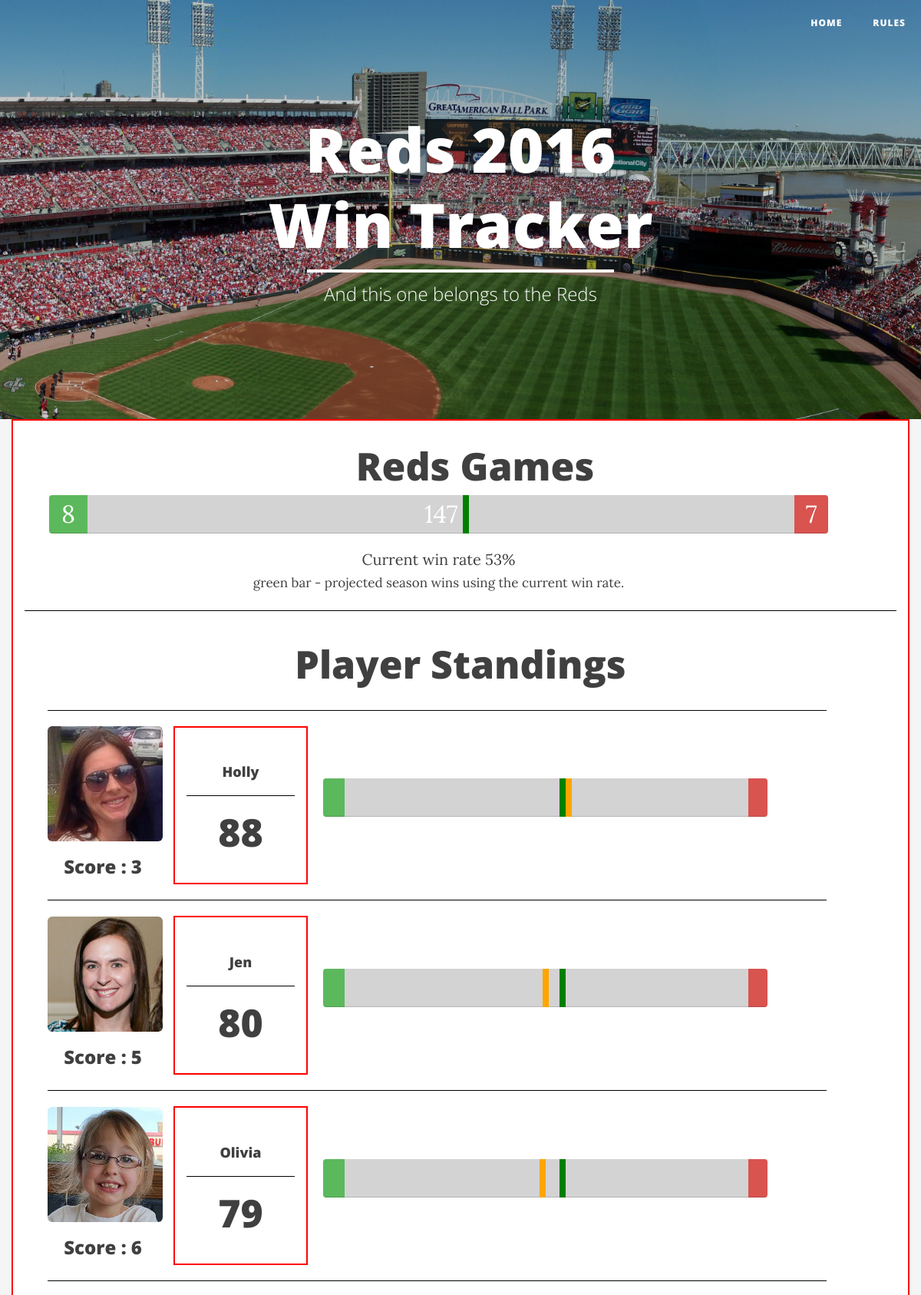
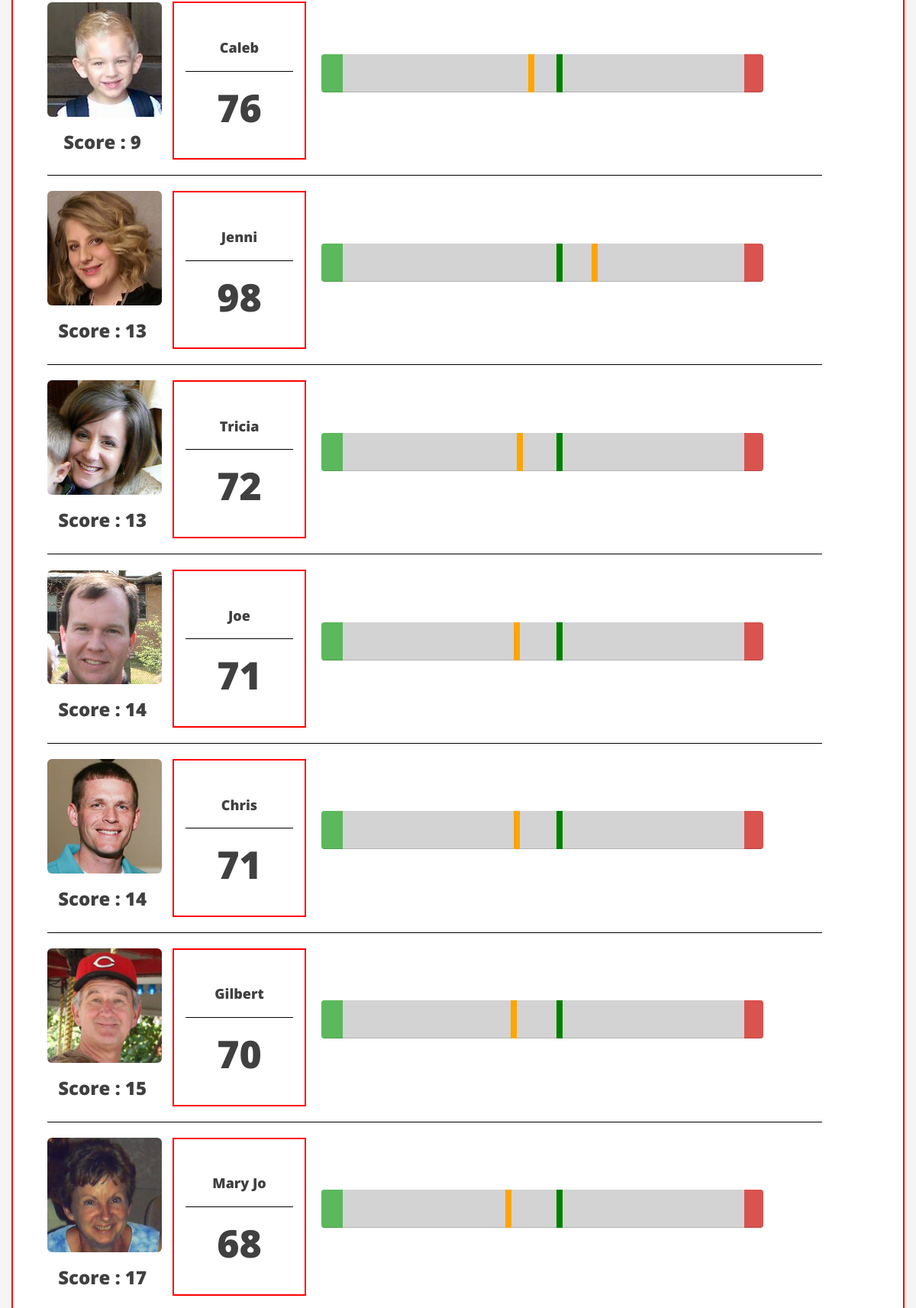
The page / (upper part) on the database its author committed (2 pictures, top to bottom).
### stats/models.py (models this page shows, shortened)
class RedsData(models.Model):
    lastGamePlayed = models.DateField(primary_key=True)
    won = models.IntegerField(default=0)
    lost = models.IntegerField(default=0)
    total_games = 162
    def games_played(self):
        return self.won+self.lost
    def games_left(self):
        return self.total_games - self.games_played()
    def perc_won(self):
        return self.won/self.total_games*100
    def perc_lost(self):
        return self.lost/self.total_games*100
    def perc_left(self):
        return self.games_left()/self.total_games*100
    def currwinrate(self):
        return int(round(self.won/self.games_played()*100))
    def wins_proj(self):
        return int(self.total_games*(self.currwinrate()/100))

class Player(models.Model):
    name = models.CharField(max_length=20, primary_key=True)
    guess = models.IntegerField(default=0)
    def total_games(self):
        return 162
    def perc_guess(self):
        return self.guess/self.total_games()*100
    def __getitem__(self, item):
        return getattr(self, item)

### stats/views.py (the view)
# urls.py: url(r'^$', MainView.as_view(), name='index'),
class MainView(TemplateView):
    template_name = 'stats/index.html'
    def get_context_data(self, **kwargs):
        context = super(MainView, self).get_context_data(**kwargs)
        context['all_players'] = self.get_all_players
        context['reds_data'] = self.get_reds_data
        return context
    def get_all_players(self):
        context = {}
        all_players = Player.objects.all()
        reds_data = RedsData.objects.all()
        data = ([d.wins_proj() for d in reds_data])
        for p in all_players:
            p.score = abs(int(data[0])-p.guess)
        context['players'] = all_players
        return context
    def get_reds_data(self):
        context = {}
        reds_data = RedsData.objects.all()
        context['data'] = reds_data
        return context

### stats/templates/stats/index.html
{% extends "base.html" %}
{% load staticfiles %}
{% block primary %}
<div class="container home-container myborder">
    <section id="header" xmlns="http://www.w3.org/1999/html">
        <div class="container home-container">
            <h1>Reds Games</h1>
            {% for data in reds_data.data %}
            <div class="col-lg-11">
                <div class="progress progress-bar-height">
                    <div class="progress-bar progress-bar-success" style="width: {{ data.perc_won }}%">
                    {{ data.won }}
                    </div>
                    <div class="progress-bar progress-bar-neutral" style="width: {{ data.perc_left}}%">
                    {{ data.games_left }}
                    </div>
                    <div class="progress-bar progress-bar-danger" style="width: {{ data.perc_lost }}%">
                    {{ data.lost }}
                    </div>
                    <div class="progress-bar-height progress-bar-milestone" style="background: green;
                        left: {{ data.currwinrate }}%; " title="{{ data.wins_proj }} projected wins ">
                    </div>
                </div>
                Current win rate {{ data.currwinrate }}% <br>
                <small>green bar - projected season wins using the current win rate.</small><br>
            </div>
            {% endfor %}
        </div>
    </section>
    <hr>
    <section id="header">
        <h1>Player Standings</h1>
    </section>
    <section id="players">
        <div class="container home-container">
            {% for playa in all_players.players|dictsort:"score" %}
            <div class="col-lg-11 col-md-12 col-sm-12 col-xs-12 staff-profile vcenter">
                <hr>
                <div class="row">
                    <div class="col-lg-2 col-md-3 col-sm-3 col-xs-7 vcenter text-center">
                        {% with 'img/Profiles/'|add:playa.name|add:'.jpg' as profimage %}
                            <img class="img-rounded" src="{% static profimage %}">
                        {% endwith %}
                        <h3>Score : {{ playa.score }}</h3>
                    </div>
                    {% for data in reds_data.data %}
                    <div class="col-lg-2 col-md-2 col-sm-2 col-xs-2 vcenter text-center myborder">
                        <br>
                        <h4>{{ playa.name }}</h4>
                        <hr>
                        <h1>{{ playa.guess }}</h1>
                        <br>
                    </div>
                    <div class="col-lg-7 col-md-6 col-sm-6 col-xs-12 vcenter">
                            <div class="progress progress-bar-height">
                                <div class="progress-bar progress-bar-success" style="width: {{ data.perc_won }}%"
                                        title="{{ data.won }} Wins"></div>
                                <div class="progress-bar progress-bar-neutral" style="width: {{ data.perc_left}}%"
                                        title="{{ data.games_left }} Left"></div>
                                <div class="progress-bar progress-bar-danger" style="width: {{ data.perc_lost }}%"
                                        title="{{ data.lost }} Lost"></div>
                                <div class="progress-bar-height progress-bar-milestone" style="background: green;
                                        left: {{ data.currwinrate }}%; " title="{{ data.wins_proj }} projected wins ">
                                </div>
                                <div class="progress-bar-height progress-bar-milestone" style="background: orange;
                                        left: {{ playa.perc_guess }}%; " title="Guess: {{ playa.guess }}">
                                </div>
                            </div>
                    </div>
                    {% endfor %}
                </div>
            </div>
            {% endfor %}
        </div>
    </section>
</div>
{%  endblock %}

### templates/base.html (shortened to what this page needs)
<!DOCTYPE html>
{% load staticfiles %}
<html lang="en">
<head>
    <link href="{% static 'css/bootstrap.min.css' %}" rel="stylesheet">
    <link href="{% static 'css/clean-blog.min.css' %}" rel="stylesheet">
    <link href="{% static 'css/my.css' %}" rel="stylesheet">
    <link href="https://maxcdn.bootstrapcdn.com/font-awesome/4.6.1/css/font-awesome.min.css" rel="stylesheet" type="text/css">
</head>
<body>
    <nav class="navbar navbar-default navbar-custom navbar-fixed-top">
        <div class="container-fluid">
            <div class="collapse navbar-collapse" id="bs-example-navbar-collapse-1">
                <ul class="nav navbar-nav navbar-right">
                    <li>
                        <a href="/">Home</a>
                    </li>
                    <li>
                        <a href="/rules">Rules</a>
                    </li>
                </ul>
            </div>
        </div>
    </nav>
    <header class="intro-header">
        <div class="site-heading">
            <h1>Reds 2016</h1>
            <h1>Win Tracker</h1>
            <hr class="small">
            <span class="subheading">And this one belongs to the Reds</span>
        </div>
    </header>
    {% block primary %}{% endblock %}
    <br>
</body>
</html>

### static/css/my.css (style rules this page uses)
body { background-color: whitesmoke; }
h1 { font-size: 50px; }
hr { border-color: black; }
header.intro-header { background-image: url('/static/img/GABP.jpg'); background-size: cover; text-align: center; margin-bottom: 0px; box-shadow: inset 0px 0px 0 2000px rgba(0,0,0,0.2); }
hr.small { max-width:400px; }
section#header { text-align: center; padding: 2px; }
.myborder { background-color:rgb(255,255,255); padding-top:10px; border:2px solid red; }
.progress-bar-height { height: 50px; }
.progress-bar { font-size: 32px; line-height: 50px; }
.progress-bar-neutral { background-color: lightgray; }
.progress-bar-milestone { width: 8px; position: absolute; }
.vcenter { display: inline-block; vertical-align: middle; float: none; }

### rows shown on the page
RedsData: won "8", games_left "147", lost "7", currwinrate "53", name "Holly", guess "88", name "Jen", guess "80", name "Olivia", guess "79", name "Caleb", guess "76", name "Jenni", guess "98", name "Tricia", guess "72", name "Joe", guess "71", name "Chris", name "Gilbert", guess "70", name "Mary Jo", guess "68"
Player: score "3"
Player: score "5"
Player: score "6"
Player: score "9"
Player: score "13"
Player: score "13"
Player: score "14"
Player: score "14"
Player: score "15"
Player: score "17"
